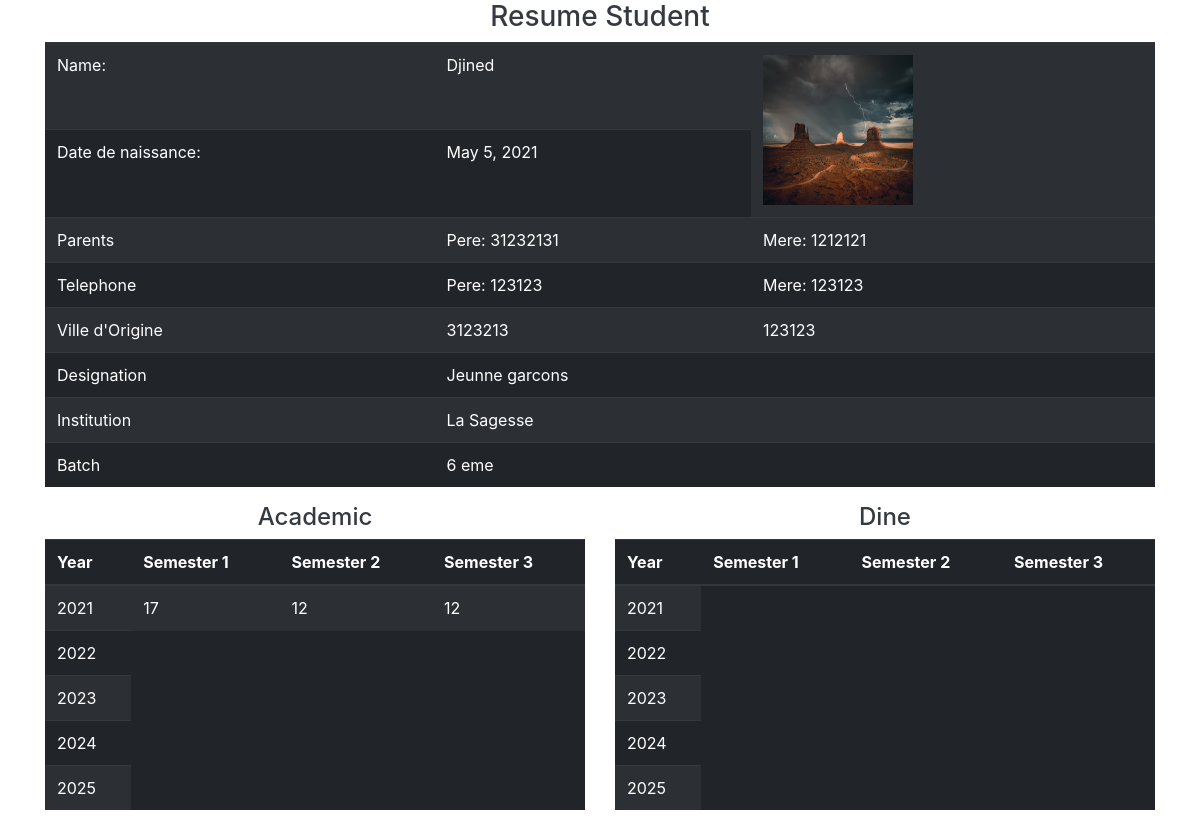
The page /jeunedetail/30/resume on the database its author committed.
### main/models.py (models this page shows)
class Jeunes(models.Model):
    id=models.AutoField(primary_key=True)
    name=models.CharField(max_length=100)
    date_naissance=models.DateField()
    ville=models.CharField(max_length=100)
    name_pere=models.CharField(max_length=100)
    name_mere=models.CharField(max_length=100)
    designationchoice=(('Jeunne garcons','Jeunne Garcons'),('Jeunne fille','Jeunne Fille'),
    ('Petit garcons','Petit Garcons'),('Petite fille','Petite Fille'),
    )
    designation=models.CharField(max_length=100,choices=designationchoice,default='Jeunes')
    imageprofile=models.ImageField(default='images/avatar.jpg',null=True,blank=True,upload_to='images/')
    institution=models.CharField(max_length=100,default="La Sagesse")
    batchchoice=(('T1','T1'),('T2','T2'),('T3','T3'),('T4','T4'),('T5','T5'),('6 eme','6 eme'),('5 eme','5 eme'),('4 eme','4 eme'),('3 eme','3 eme'),('Second','Second'),('Premiere','Premiere'),('Terminal','Terminal'))
    batch=models.CharField(max_length=100,choices=batchchoice,default='6 eme')
    address=models.CharField(max_length=100)
    telephone_mere=models.IntegerField()
    telephone_pere=models.IntegerField()

class NotesJeunes(models.Model):
     jeunes=models.ForeignKey(Jeunes,on_delete=models.CASCADE)
     yearchoice=(('2021','2021'),('2022','2022'),('2023','2023'),('2024','2024'),('2025','2025'))
     year=models.CharField(max_length=20,choices=yearchoice,default='2021')
     semchoice=(('sem1','SEMESTER 1'),('sem2','SEMESTER 2'),('sem3','SEMESTER 3'))
     sem=models.CharField(max_length=20,choices=semchoice,default='sem1')
     matiere=models.CharField(max_length=150)
     notes=models.CharField(max_length=150)
     charchoice=(('Academic','Academic'),('Dine','Dine'))
     characteristic=models.CharField(max_length=20,choices=charchoice,default='Academic')
     moyen=models.IntegerField()

### main/views.py (the view)
# urls.py: path("jeunedetail/<int:id>/resume",views.resumeJeunes,name='resumeJeunes'),
def resumeJeunes(response,id):
        ls=Jeunes.objects.filter(id=id)
        ns1_2021A=NotesJeunes.objects.filter(jeunes=id,year='2021',characteristic='Academic')
        ns1_2022A=NotesJeunes.objects.filter(jeunes=id,characteristic='Academic',year='2022')
        ns1_2023A=NotesJeunes.objects.filter(jeunes=id,year='2023',characteristic='Academic')
        ns1_2024A=NotesJeunes.objects.filter(jeunes=id,characteristic='Academic',year='2024')
        ns1_2025A=NotesJeunes.objects.filter(jeunes=id,characteristic='Academic',year='2025')
        ns1_2021D=NotesJeunes.objects.filter(jeunes=id,year='2021',characteristic='Dine')
        ns1_2022D=NotesJeunes.objects.filter(jeunes=id,characteristic='Dine',year='2022')
        ns1_2023D=NotesJeunes.objects.filter(jeunes=id,year='2023',characteristic='Dine')
        ns1_2024D=NotesJeunes.objects.filter(jeunes=id,characteristic='Dine',year='2024')
        ns1_2025D=NotesJeunes.objects.filter(jeunes=id,characteristic='Dine',year='2025')
        return render(response,'main/resumeJeune.html',{'id':id,'ls':ls,'ns1_2021A':ns1_2021A,'ns1_2022A':ns1_2022A,
        'ns1_2023A':ns1_2023A,'ns1_2024A':ns1_2024A,'ns1_2025A':ns1_2025A,'ns1_2021D':ns1_2021D,'ns1_2022D':ns1_2022D,
        'ns1_2023D':ns1_2023D,'ns1_2024D':ns1_2024D,'ns1_2025D':ns1_2025D
        })

### main/templates/main/resumeJeune.html (shortened to what this page needs)
{% load static %}
<html lang="en">
<head>
    <link rel="stylesheet" href="{% static 'css/style.css'%}">
    <link rel="stylesheet" href="{% static 'css/bootstrap.css'%}">
</head>
<body>
<h3 class="text-dark  text-center"> Resume Student </h3>
<div class="container">
<table class="table table-striped table-dark">
    {%for item in ls%}
<tr >
    <td>Name:</td>
    <td>{{item.name}}</td>
    <td rowspan="2">
        <img src="{{item.imageprofile.url}}" alt="" width="150px" height="150px">
    </td>
</tr>
<tr>
    <td>Date de naissance:</td>
    <td>{{item.date_naissance}}</td>
</tr>
<tr>
    <td>Parents</td>
    <td>Pere: {{item.name_pere}}</td>
    <td>Mere: {{item.name_mere}}</td>
</tr>
<tr>
    <td>Telephone</td>
    <td>Pere: {{item.telephone_pere}}</td>
    <td>Mere: {{item.telephone_mere}}</td>
</tr>
<tr>
    <td>Ville d'Origine</td>
    <td>{{item.ville}}</td>
    <td>{{item.address}}</td>
</tr>
<tr>
    <td>Designation</td>
    <td colspan="2">{{item.designation}}</td>
</tr>
<tr>
    <td>Institution</td>
    <td colspan="2">{{item.institution}}</td>
</tr>
<tr>
    <td>Batch</td>
    <td colspan="2">{{item.batch}}</td>
</tr>
{%endfor%}
</table>
 <div class="row">
     <div class="col-sm-6">
        <h4 class="text-center text-dark">Academic</h3>
<table class="table table-striped table-dark">
<thead>
    <th>Year</th>
    <th>Semester 1</th>
    <th>Semester 2</th>
    <th>Semester 3</th>
</thead>
<tbody>
    <tr>
        <td>2021</td>
        {%for a in ns1_2021A%}
        <td>{{a.moyen}}</td>
        {%endfor%}
    </tr>
    <tr>
        <td>2022</td>
        </tr>
        <tr>
        <td>2023</td>
        </tr>
        <tr>
            <td>2024</td>
            </tr>
            <tr>
                <td>2025</td>
                </tr>
</tbody>
</table>
</div>
<div class="col-sm-6">
    <h4 class="text-center text-dark">Dine</h3>
<table class="table table-striped table-dark">
<thead>
<th>Year</th>
<th>Semester 1</th>
<th>Semester 2</th>
<th>Semester 3</th>
</thead>
<tbody>
<tr>
    <td>2021</td>
</tr>
<tr>
    <td>2022</td>
    </tr>
    <tr>
    <td>2023</td>
    </tr>
    <tr>
        <td>2024</td>
        </tr>
        <tr>
            <td>2025</td>
            </tr>
</tbody>
</table>
</div>
</div>
</div>
</body>
</html>

### rows shown on the page
Jeunes: name "Djined", imageprofile (picture), date_naissance "May 5, 2021", name_pere "31232131", name_mere "1212121", telephone_pere "123123", telephone_mere "123123", ville "3123213", address "123123", designation "Jeunne garcons", institution "La Sagesse", batch "6 eme"
NotesJeunes: moyen "17"
NotesJeunes: moyen "12"
NotesJeunes: moyen "12"
